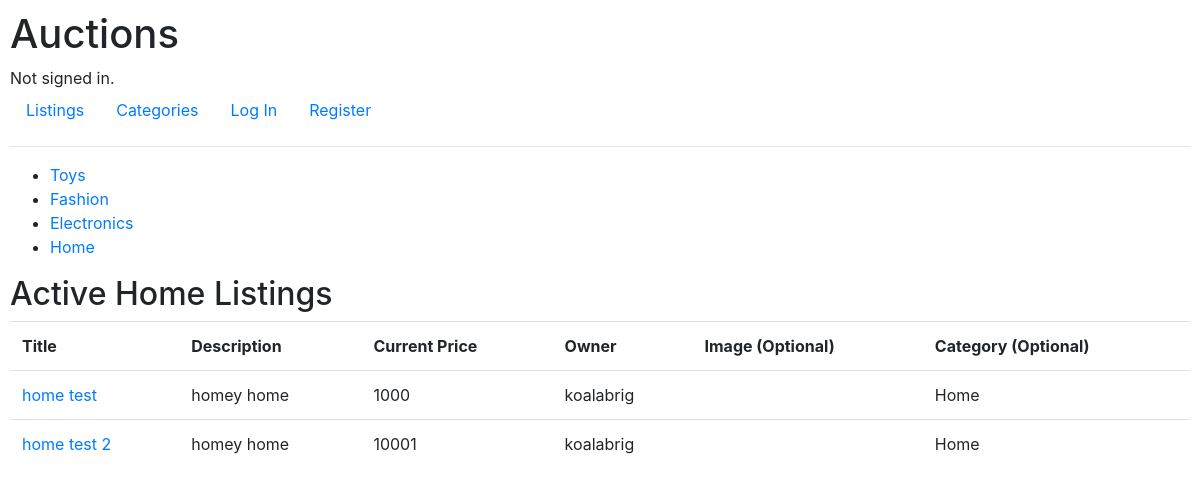
Screenshot of /category/Home with the database file from the repository.
### auctions/models.py (models this page shows)
class Listing(models.Model):
    title = models.CharField(max_length=64)
    description = models.CharField(max_length=255)
    price = models.IntegerField()
    image = models.URLField(max_length=200, blank=True)
    category = models.CharField(max_length=255, blank=True)
    owner = models.ForeignKey(User, default="", on_delete=models.CASCADE, related_name="listingOwner", blank=False)
    active = models.BooleanField(default="True")

class User(AbstractUser):
    pass

### auctions/views.py (the view)
# urls.py: path("category", views.category, name="category"),
def category(request, category=None):
    listings = Listing.objects.none()
    if category != None:
        listings = Listing.objects.filter(category = category, active = True)
    return render(request, "auctions/categories.html", {
        "categories": CATEGORIES,
        "category": category,
        "listings": listings
    })

### auctions/templates/auctions/categories.html (shortened to what this page needs)
{% extends "auctions/layout.html" %}
{% block body %}
    <ul>
    {% for category in categories|slice:"1:" %}
        <li>
            <a href="{% url 'category' category=category.1 %}">{{category.1}}</a>
        </li>
    {% endfor %}
    </ul>
    {% if category != None %}
        <h2>Active {{category}} Listings</h2>
        <table class="table">
            <tr>
                <th>Title</th>
                <th>Description</th>
                <th>Current Price</th>
                <th>Owner</th>
                <th>Image (Optional)</th>
                <th>Category (Optional)</th>
            </tr>
            {% for listing in listings %}
            <tr>
                <td>
                    <a href="{% url 'listing' listing.id %}">{{ listing.title }}</a>
                </td>
                <td>{{ listing.description }}</td>
                <td>{{ listing.price }}</td>
                <td>{{ listing.owner }}</td>
                <td>
                </td>
                <td>{{ listing.category }}</td>
            </tr>
            {% endfor %}
        </table>
    {% endif %}
{% endblock %}

### auctions/static/auctions/styles.css (style rules this page uses)
body { padding: 10px; }

### rows the page displays
Listing: title "home test", description "homey home", price "1000", owner "koalabrig", category "Home"
Listing: title "home test 2", description "homey home", price "10001", owner "koalabrig", category "Home"

### other values shown
{{ category.1 }} "Toys" "Fashion" "Electronics" "Home"
{{ category }} "Home"
